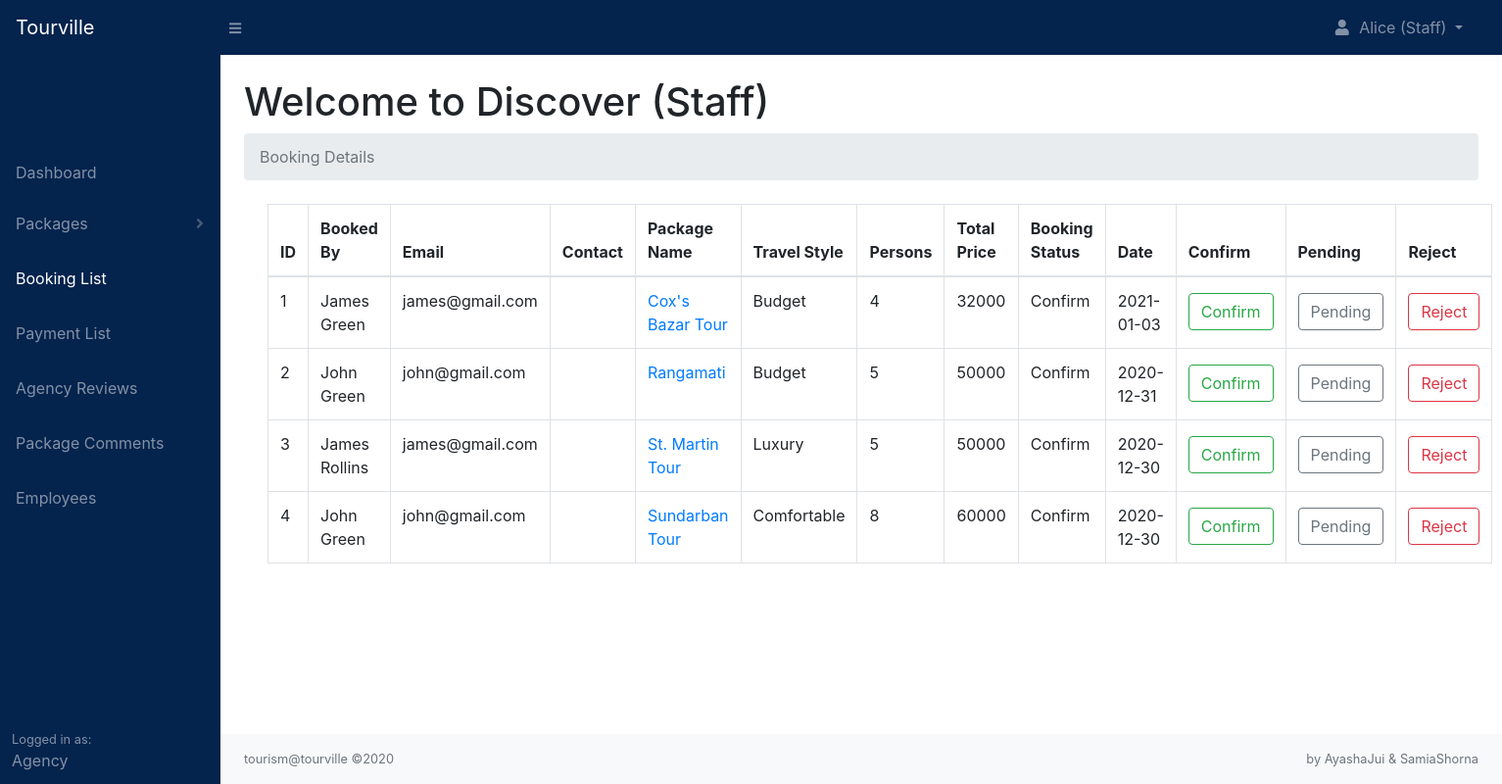
The app's page /agency/bookings.php (signed in) with its own data.
### tables this page shows
CREATE TABLE `bookings` (
  `booking_id` int(11) NOT NULL,
  `package_id` int(11) NOT NULL,
  `tourist_id` int(11) NOT NULL,
  `agency_id` int(11) NOT NULL,
  `persons` int(11) NOT NULL,
  `travel_style` varchar(255) NOT NULL,
  `tourist_firstname` varchar(255) NOT NULL,
  `tourist_lastname` varchar(255) NOT NULL,
  `tourist_email` varchar(255) NOT NULL,
  `tourist_contact` varchar(255) NOT NULL,
  `enquiry_msg` text NOT NULL,
  `booking_status` varchar(255) NOT NULL,
  `date` date NOT NULL
);

CREATE TABLE `packages` (
  `package_id` int(11) NOT NULL,
  `agency_id` int(11) NOT NULL,
  `package_name` varchar(255) NOT NULL,
  `location` varchar(255) NOT NULL,
  `country` varchar(255) NOT NULL,
  `place_details` text NOT NULL,
  `place_images` text NOT NULL,
  `num_days` int(11) NOT NULL,
  `num_nights` int(11) NOT NULL,
  `budget_price` int(11) NOT NULL,
  `comfort_price` int(11) NOT NULL,
  `lux_price` int(11) NOT NULL,
  `budget_details` varchar(255) NOT NULL,
  `comfort_details` varchar(255) NOT NULL,
  `lux_details` varchar(255) NOT NULL,
  `booking_percentage` int(11) NOT NULL,
  `min_people` int(11) NOT NULL,
  `includes` text NOT NULL,
  `excludes` text NOT NULL,
  `optional` text NOT NULL,
  `itinerary` text NOT NULL,
  `package_status` varchar(255) NOT NULL,
  `package_date` date NOT NULL
);

### includes/functions.php (called while the page is built, shortened)
<?php
    function readPackage($package_id){
        include 'db.php';
        $stmt = $pdo->prepare('SELECT * FROM packages WHERE package_id = :package_id');
        $stmt->execute([':package_id' => $package_id]);
        $package = $stmt->fetch(PDO::FETCH_ASSOC);
        return $package;
    }
?>

### agency/bookings.php (the view, shortened to what this page needs)
<?php
    include '../includes/db.php';
    include '../includes/functions.php';
    include 'layouts/agency_header.php';
    include 'layouts/agency_navbar.php';
    if(isset($_SESSION['agency_id'])){
        $agency_id = $_SESSION['agency_id'];
        $stmt = $pdo->prepare('SELECT * FROM bookings WHERE agency_id = :agency_id ORDER BY booking_id DESC');
        $stmt->execute([':agency_id' => $agency_id]);
        $bookings = [];
        while($row = $stmt->fetch(PDO::FETCH_ASSOC)){
            $bookings[] = $row;
        }
    }
?>
<div id="layoutSidenav">
    <?php
        include 'layouts/agency_sidenav.php';
    ?>
    <div id="layoutSidenav_content">
        <main>
            <div class="container-fluid">
                <h1 class="mt-4">Welcome to
                <?php
                    if(isset($_SESSION['employee_id'])){
                        echo ucwords($_SESSION['agency_name']) ." (". ucwords($_SESSION['role']) .")";
                    }elseif($_SESSION['agency_id']){
                        echo ucwords($_SESSION['agency_name']) ." (Owner)";
                    }
                ?>
                </h1>
                <ol class="breadcrumb mb-4">
                    <li class="breadcrumb-item active">Booking Details</li>
                </ol>
                <div class="container-fluid">
                <?php
                    if(empty($bookings)){
                        echo '<h1 class="text-center pt-4">No Bookings to Show</h1>';
                    }else {
                ?>
                    <div class="col-xs-12">
                        <table class="table table-hover table-bordered">
                            <thead>
                                <tr>
                                    <th>ID</th>
                                    <th>Booked By</th>
                                    <th>Email</th>
                                    <th>Contact</th>
                                    <th>Package Name</th>
                                    <th>Travel Style</th>
                                    <th>Persons</th>
                                    <th>Total Price</th>
                                    <th>Booking Status</th>
                                    <th>Date</th>
                                    <th>Confirm</th>
                                    <th>Pending</th>
                                    <th>Reject</th>
                                </tr>
                            </thead>
                            <tbody>
                            <?php
                                $i = 1;
                                foreach($bookings as $booking){
                                    if($booking['booking_status'] == 'pending'){
                                        echo '<tr class="table-warning">';
                                    }elseif ($booking['booking_status'] == 'reject') {
                                        echo '<tr class="table-danger">';
                                    }else{
                                        echo '<tr>';
                                    }
                                            echo '<td>'. $i++ .'</td>';
                                            echo '<td>'. $booking['tourist_firstname'] .' '. $booking['tourist_lastname'] .'</td>';
                                            echo '<td>'. $booking['tourist_email'] .'</td>';
                                            echo '<td>'. $booking['tourist_contact'] .'</td>';
                                            $package = readPackage($booking['package_id']);
                                            echo '<td><a href="../package.php?package_id='. $booking['package_id'] .'">'. $package['package_name'] .'</a></td>';
                                            echo '<td>'. ucwords($booking['travel_style']) .'</td>';
                                            echo '<td>'. $booking['persons'] .'</td>';
                                            if($booking['travel_style'] == 'luxury'){
                                                $total = $package['lux_price'] * $booking['persons'];
                                            }elseif($booking['travel_style'] == 'comfortable'){
                                                $total = $package['comfort_price'] * $booking['persons'];
                                            }else{
                                                $total = $package['budget_price'] * $booking['persons'];
                                            }
                                            echo '<td>'. $total .'</td>';
                                            echo '<td>'. ucwords($booking['booking_status']) .'</td>';
                                            echo '<td>'. $booking['date'] .'</td>';
                                        if($booking['booking_status'] == 'pending' || $booking['booking_status'] == 'reject'){
                                            echo '<td><a href="bookings.php?confirm='. $booking['booking_id'] .'" class="btn btn-success mt-1">Confirm</a></td>';
                                            echo '<td><a href="bookings.php?pending='. $booking['booking_id'] .'" class="btn btn-secondary mt-1">Pending</a></td>';
                                            echo '<td><a href="bookings.php?reject='. $booking['booking_id'] .'" class="btn btn-danger mt-1">Reject</a></td>';
                                        }else{
                                            echo '<td><a href="bookings.php?confirm='. $booking['booking_id'] .'" class="btn btn-outline-success mt-1">Confirm</a></td>';
                                            echo '<td><a href="bookings.php?pending='. $booking['booking_id'] .'" class="btn btn-outline-secondary mt-1">Pending</a></td>';
                                            echo '<td><a href="bookings.php?reject='. $booking['booking_id'] .'" class="btn btn-outline-danger mt-1">Reject</a></td>';
                                        }
                                        echo '</tr>';
                                }
                            ?>
                            </tbody>
                        </table>
                    </div>
                <?php
                    }
                ?>
                </div>
            </div>
        </main>
        <footer class="py-3 bg-light mt-auto">
            <div class="container-fluid">
                <div class="d-flex align-items-center justify-content-between small">
                    <div class="text-muted">tourism@tourville &copy;2020</div>
                    <div class="text-muted">by AyashaJui & SamiaShorna</div>
                </div>
            </div>
        </footer>
    </div>
</div>
<?php
    include 'layouts/agency_footer.php';
?>

### records on screen
bookings: tourist_firstname "James", tourist_lastname "Green", tourist_email "james@gmail.com", package.package_name "Cox's Bazar Tour", travel_style "Budget", persons "4", total "32000", booking_status "Confirm", date "2021-01-03"
bookings: tourist_firstname "John", tourist_lastname "Green", tourist_email "john@gmail.com", package.package_name "Rangamati", travel_style "Budget", persons "5", total "50000", booking_status "Confirm", date "2020-12-31"
bookings: tourist_firstname "James", tourist_lastname "Rollins", tourist_email "james@gmail.com", package.package_name "St. Martin Tour", travel_style "Luxury", persons "5", total "50000", booking_status "Confirm", date "2020-12-30"
bookings: tourist_firstname "John", tourist_lastname "Green", tourist_email "john@gmail.com", package.package_name "Sundarban Tour", travel_style "Comfortable", persons "8", total "60000", booking_status "Confirm", date "2020-12-30"

### other values on screen
$_SESSION['employee_firstname'] "Alice"
$_SESSION['role'] "Staff"
$_SESSION['agency_name'] "Discover"
